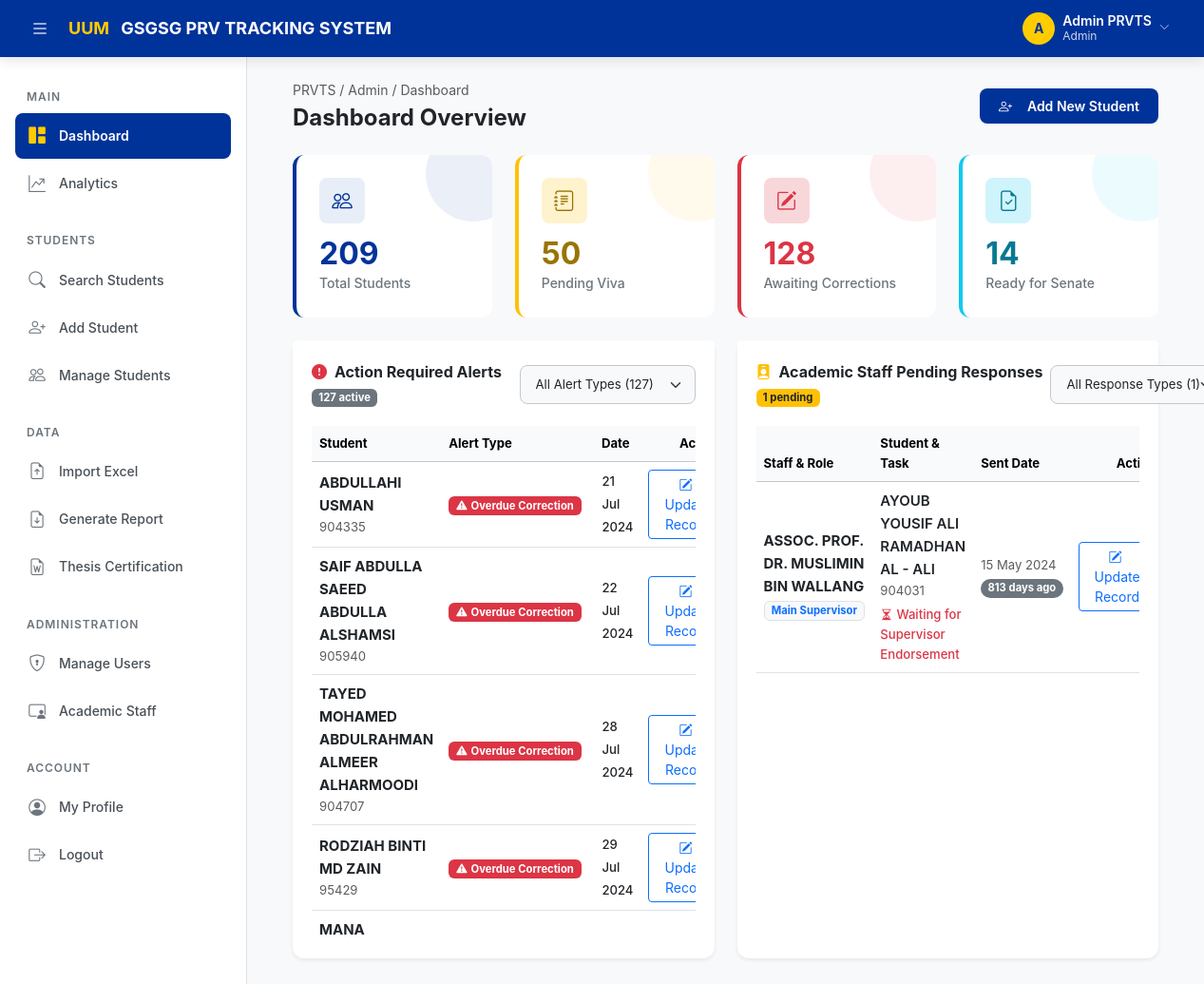
The app's page /dashboard (signed in) with its own data.
### tables this page shows
CREATE TABLE IF NOT EXISTS `corrections` (
    `correction_id`            INT AUTO_INCREMENT PRIMARY KEY,
    `student_id`               INT NOT NULL,
    `correction_required`      TINYINT(1) NOT NULL DEFAULT 0,
    `correction_deadline`      DATE DEFAULT NULL,
    `correction_submission_date` DATE DEFAULT NULL,
    `verification_status`      ENUM('Pending','In Progress','Verified','Rejected') DEFAULT 'Pending',
    `reviewed_by`              VARCHAR(100) DEFAULT NULL,
    `report_sent_to_student_date` DATE DEFAULT NULL,
    `internal_report_status`   VARCHAR(100) DEFAULT NULL,
    `external_report_status`   VARCHAR(100) DEFAULT NULL,
    `corrected_thesis_received_date` DATE DEFAULT NULL,
    `checklist_after_viva_date` DATE DEFAULT NULL,
    `correction_schedule_date` DATE DEFAULT NULL,
    `post_viva_turnitin_percentage` VARCHAR(10) DEFAULT NULL,
    `supervisor_endorsement_date` DATE DEFAULT NULL,
    `sent_to_internal_date`    DATE DEFAULT NULL,
    `sent_to_external_date`    DATE DEFAULT NULL,
    `sent_to_supervisor_date`  DATE DEFAULT NULL,
    `endorsement_from_examiner_date` DATE DEFAULT NULL,
    `abstract_received_date`   DATE DEFAULT NULL,
    `colgis_jil_meeting_date`  DATE DEFAULT NULL,
    `colgis_jil_meeting_no`    VARCHAR(100) DEFAULT NULL,
    `final_result`             VARCHAR(200) DEFAULT NULL,

    INDEX `idx_corr_student` (`student_id`),

    CONSTRAINT `fk_corr_student`
        FOREIGN KEY (`student_id`) REFERENCES `students`(`student_id`)
        ON DELETE CASCADE ON UPDATE CASCADE
);

CREATE TABLE IF NOT EXISTS `students` (
    `student_id`      INT AUTO_INCREMENT PRIMARY KEY,
    `matric_no`       VARCHAR(30) NOT NULL UNIQUE,
    `name`            VARCHAR(200) NOT NULL,
    `programme`       VARCHAR(200) DEFAULT NULL,
    `school`          VARCHAR(200) DEFAULT NULL,
    `degree_level`    VARCHAR(100) NOT NULL DEFAULT 'Masters',
    `cohort`          VARCHAR(50) DEFAULT NULL,
    `its_receipt_date` DATE DEFAULT NULL,
    `thesis_title`    TEXT DEFAULT NULL,
    `research_status` ENUM(
        'Thesis Submitted',
        'Examiner Assigned',
        'Viva Scheduled',
        'Viva Completed',
        'Re-Viva',
        'Corrections Submitted',
        'Ready for Senate',
        'Graduated'
    ) NOT NULL DEFAULT 'Thesis Submitted',
    `created_at`      DATETIME NOT NULL DEFAULT CURRENT_TIMESTAMP,
    `updated_at`      DATETIME NOT NULL DEFAULT CURRENT_TIMESTAMP ON UPDATE CURRENT_TIMESTAMP,

    INDEX `idx_students_name`     (`name`),
    INDEX `idx_students_school`   (`school`),
    INDEX `idx_students_status`   (`research_status`),
    INDEX `idx_students_degree`   (`degree_level`)
);

CREATE TABLE IF NOT EXISTS `supervisors` (
    `supervisor_id`   INT AUTO_INCREMENT PRIMARY KEY,
    `supervisor_name` VARCHAR(200) NOT NULL,
    `email`           VARCHAR(200) DEFAULT NULL,
    `phone`           VARCHAR(50) DEFAULT NULL,
    `department`      VARCHAR(200) DEFAULT NULL
);

### app/Views/dashboard/index.php (the view, shortened to what the rows shown need)
<?php
$baseUrl = rtrim($_ENV['APP_URL'] ?? '', '/');
?>
<div class="page-header animate-fade-in-up">
    <div>
        <h1>Dashboard Overview</h1>
    </div>
</div>
<div class="row g-4 animate-fade-in-up stagger-2">
    <div class="col-lg-6">
        <div class="card h-100 shadow-sm border-0">
            <div class="card-body">
                <?php if (empty($actions)): ?>
                    <div class="text-center text-muted py-5">
                        <i class="bi bi-check-circle-fill text-success fs-1 mb-2 d-block"></i>
                        No immediate actions required!
                    </div>
                <?php else: ?>
                    <div class="table-responsive dashboard-alert-scroll">
                        <table class="table table-hover align-middle mb-0" id="actionAlertsTable">
                            <thead class="table-light text-muted small">
                                <tr>
                                    <th>Student</th>
                                    <th>Alert Type</th>
                                    <th>Date</th>
                                    <th class="text-end">Actions</th>
                                </tr>
                            </thead>
                            <tbody>
                                <?php foreach ($actions as $action): ?>
                                    <tr id="alert-row-<?= md5($action['alert_key']) ?>" data-alert-type="<?= htmlspecialchars($action['type']) ?>">
                                        <td>
                                            <div class="fw-bold text-dark"><?= htmlspecialchars($action['name']) ?></div>
                                            <div class="small text-muted"><?= htmlspecialchars($action['matric_no']) ?></div>
                                        </td>
                                        <td>
                                            <span class="badge <?= $action['badge'] ?> px-2 py-1">
                                                <i class="bi <?= $action['icon'] ?> me-1"></i><?= htmlspecialchars($action['type']) ?>
                                            </span>
                                        </td>
                                        <td><span class="text-dark fw-medium small"><?= date('d M Y', strtotime($action['date'])) ?></span></td>
                                        <td class="text-end">
                                            <a href="<?= $baseUrl ?>/students/edit/<?= $action['student_id'] ?>?highlight=<?= urlencode($action['highlight'] ?? '') ?>#<?= $action['tab'] ?? '' ?>" class="btn btn-sm btn-outline-primary px-3">
                                                <i class="bi bi-pencil-square me-1"></i> Update Record
                                            </a>
                                        </td>
                                    </tr>
                                    <?php endforeach; ?>
                                </tbody>
                            </table>
                        </div>
                    <?php endif; ?>
                </div>
            </div>
        </div>
    <div class="col-lg-6">
        <div class="card h-100 shadow-sm border-0">
            <div class="card-body">
                <?php if (empty($pending)): ?>
                    <div class="text-center text-muted py-5">
                        <i class="bi bi-inbox-fill text-muted fs-1 mb-2 d-block"></i>
                        No pending responses from Academic Staff.
                    </div>
                <?php else: ?>
                    <div class="table-responsive dashboard-alert-scroll">
                        <table class="table table-hover align-middle mb-0" id="pendingResponsesTable">
                            <thead class="table-light text-muted small">
                                <tr>
                                    <th>Staff & Role</th>
                                    <th>Student & Task</th>
                                    <th>Sent Date</th>
                                    <th class="text-end">Action</th>
                                </tr>
                            </thead>
                            <tbody>
                                <?php foreach ($pending as $p): ?>
                                    <tr id="alert-row-<?= md5($p['alert_key']) ?>" data-task-type="<?= htmlspecialchars($p['task']) ?>">
                                        <td>
                                            <div class="fw-bold text-dark"><?= htmlspecialchars($p['staff_name']) ?></div>
                                            <span class="badge bg-light text-primary border small mb-1"><?= htmlspecialchars($p['role']) ?></span>
                                        </td>
                                        <td>
                                            <div class="fw-semibold text-dark"><?= htmlspecialchars($p['student_name']) ?></div>
                                            <div class="small text-muted mb-1"><?= htmlspecialchars($p['matric_no']) ?></div>
                                            <div class="small text-danger fw-medium"><i class="bi bi-hourglass-split me-1"></i><?= htmlspecialchars($p['task']) ?></div>
                                        </td>
                                        <td>
                                            <span class="small text-muted d-block"><?= date('d M Y', strtotime($p['sent_date'])) ?></span>
                                            <?php
                                            $days = floor((time() - strtotime($p['sent_date'])) / 86400);
                                            ?>
                                            <span class="badge bg-secondary rounded-pill small"><?= $days ?> days ago</span>
                                        </td>
                                        <td class="text-end">
                                            <a href="<?= $baseUrl ?>/students/edit/<?= $p['student_id'] ?><?= !empty($p['highlight']) ? '?highlight=' . urlencode($p['highlight']) : '' ?>#<?= $p['tab'] ?? '' ?>" class="btn btn-sm btn-outline-primary px-3">
                                                <i class="bi bi-pencil-square me-1"></i> Update Record
                                            </a>
                                        </td>
                                    </tr>
                                <?php endforeach; ?>
                            </tbody>
                        </table>
                    </div>
                <?php endif; ?>
            </div>
        </div>
    </div>
</div>

### records on screen
corrections: student.name "ABDULLAHI USMAN", student.matric_no "904335", type "Overdue Correction", correction_deadline "21 Jul 2024"
corrections: student.name "SAIF ABDULLA SAEED ABDULLA ALSHAMSI", student.matric_no "905940", type "Overdue Correction", correction_deadline "22 Jul 2024"
corrections: student.name "TAYED MOHAMED ABDULRAHMAN ALMEER ALHARMOODI", student.matric_no "904707", type "Overdue Correction", correction_deadline "28 Jul 2024"
corrections: student.name "RODZIAH BINTI MD ZAIN", student.matric_no "95429", type "Overdue Correction", correction_deadline "29 Jul 2024"
corrections: student.name "MANA…"
students: supervisors.supervisor_name "ASSOC. PROF. DR. MUSLIMIN BIN WALLANG", role "Main Supervisor", name "AYOUB YOUSIF ALI RAMADHAN AL - ALI", matric_no "904031", task "Waiting for Supervisor Endorsement", sent_date "15 May 2024", days "813"

### other values on screen
$initials "A"
$userName "Admin PRVTS"
$userRole "Admin"
$stats['total_students'] "209"
$stats['pending_viva'] "50"
$stats['awaiting_corrections'] "128"
$stats['ready_for_senate'] "14"
count($actions) "127"
count($pending) "1"
